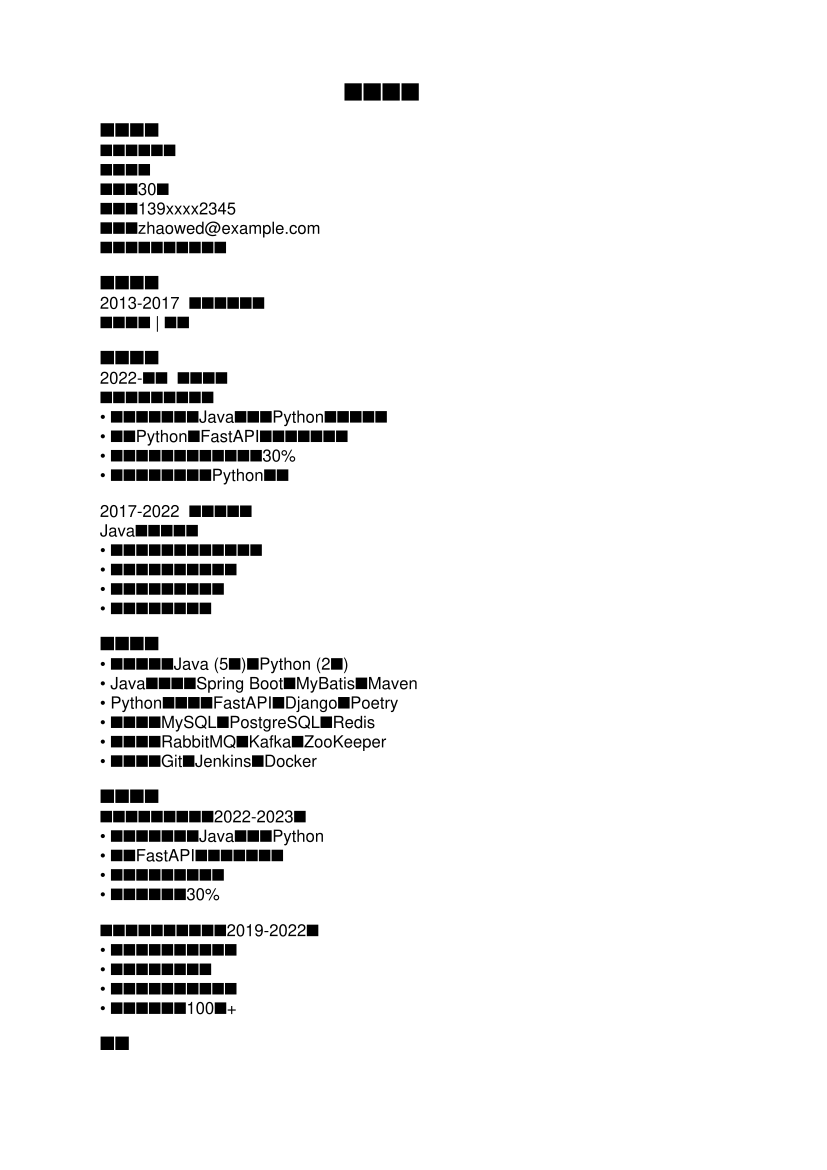

Reproduce this figure in Python.
from reportlab.pdfgen import canvas
from reportlab.lib.pagesizes import A4
from reportlab.pdfbase import pdfmetrics
from reportlab.lib.units import inch
import os

def create_resume(filename, content):
    c = canvas.Canvas(filename, pagesize=A4)
    width, height = A4
    
    # 设置中文字体
    c.setFont("Helvetica", 12)
    
    # 写入内容
    y = height - inch
    for line in content.split('\n'):
        if not line.strip():
            y -= 12
            continue
        if line.startswith('个人简历'):
            c.setFont("Helvetica-Bold", 18)
            c.drawString(width/2 - 50, y, line)
            c.setFont("Helvetica", 12)
        elif any(line.startswith(section) for section in ['基本信息', '教育背景', '工作经验', '专业技能', '项目经验', '证书', '自我评价']):
            c.setFont("Helvetica-Bold", 14)
            c.drawString(inch, y, line)
            c.setFont("Helvetica", 12)
        else:
            c.drawString(inch, y, line)
        y -= 14
        if y < inch:
            c.showPage()
            y = height - inch
    
    c.save()

# 后端开发工程师简历内容
content = """个人简历

基本信息
姓名：赵伟东
性别：男
年龄：30岁
电话：139xxxx2345
邮箱：zhaowed@example.com
现居地：广州市天河区

教育背景
2013-2017  华南师范大学
软件工程 | 本科

工作经验
2022-至今  京东科技
高级后端开发工程师
• 负责订单系统从Java迁移到Python的重构工作
• 使用Python和FastAPI重写核心微服务
• 优化系统性能，提升吞吐量30%
• 指导团队成员学习Python开发

2017-2022  广州唯品会
Java开发工程师
• 负责商品管理系统后端开发
• 设计实现库存管理模块
• 开发自动化测试框架
• 参与系统架构优化

专业技能
• 编程语言：Java (5年)，Python (2年)
• Java技术栈：Spring Boot，MyBatis，Maven
• Python技术栈：FastAPI，Django，Poetry
• 数据库：MySQL，PostgreSQL，Redis
• 中间件：RabbitMQ，Kafka，ZooKeeper
• 工具链：Git，Jenkins，Docker

项目经验
京东订单系统重构（2022-2023）
• 主导订单系统从Java迁移到Python
• 使用FastAPI重构微服务架构
• 实现分布式事务处理
• 系统性能提升30%

唯品会商品管理系统（2019-2022）
• 设计商品库存管理模块
• 实现秒杀活动支持
• 开发商品数据同步服务
• 日均处理订单100万+

证书
• Oracle认证Java工程师
• Python高级开发工程师认证
• 阿里云解决方案架构师认证

自我评价
• 5年Java开发经验，2年Python开发经验
• 具有大型项目技术栈迁移经验
• 良好的学习能力和技术适应性
• 注重代码质量和系统性能优化"""

if __name__ == '__main__':
    output_dir = os.path.dirname(__file__)
    create_resume(os.path.join(output_dir, 'backend_developer.pdf'), content)
